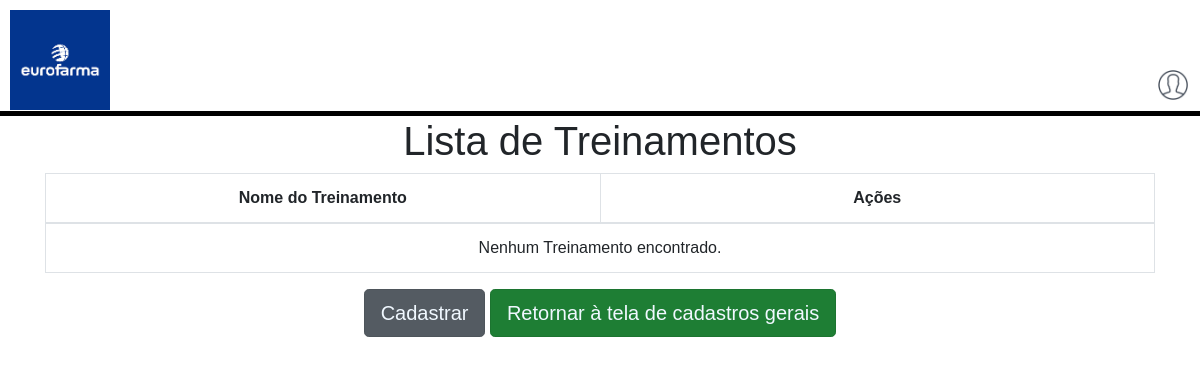
The page /listar_treinamento/ on the database as committed earlier.
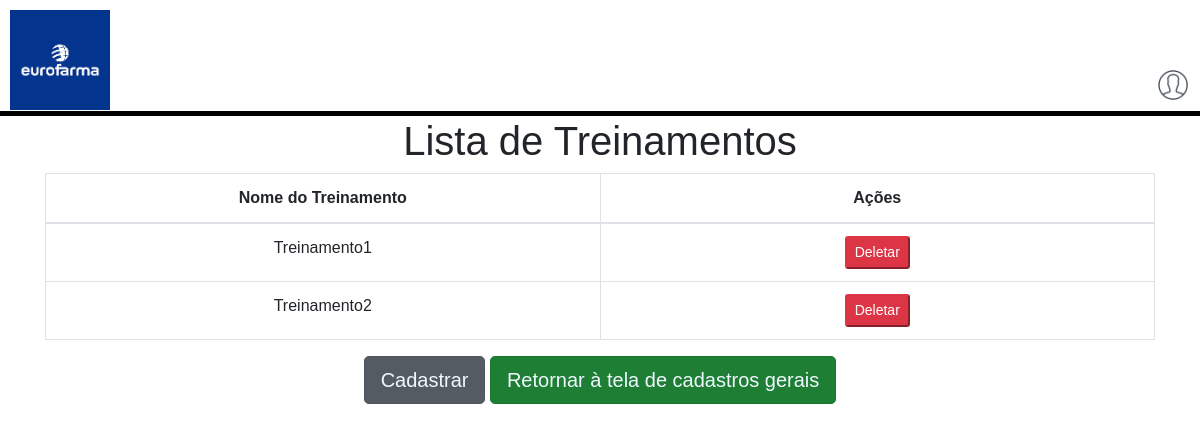
The same page on the database as committed later.
### core/models.py (models this page shows, shortened)
class Treinamentos(models.Model):
    nome_treinamento = models.CharField(max_length=255)
    setor = models.ForeignKey(Setores, on_delete=models.SET_NULL, null=True)

### core/views.py (the view)
# urls.py: path('listar_treinamento/', views.listar_treinamento, name='listar_treinamento'),
def listar_treinamento(request):
    treinamento = Treinamentos.objects.all()
    return render(request, 'core/listar_treinamento.html', {'treinamento': treinamento})

### core/templates/core/listar_treinamento.html (shortened to what this page needs)
<!DOCTYPE html>
<html lang="en">
<head>
    <link rel="stylesheet" href="https://stackpath.bootstrapcdn.com/bootstrap/4.1.3/css/bootstrap.min.css">
</head>
<body>
    <header>
        <div class="hdr">
            <div class="hdr_eur">
                <img class="eur" src="../../static/images/europahma.png" alt="">
            </div>
            <div class="hdr_lgn">
                <img class="icon" src="../../static/images/user.png" alt="">
            </div>
        </div>
    </header>
    <hr>
    <h1>Lista de Treinamentos</h1>
    <div class="container text-center ">
    <table class="table table-bordered">
        <thead>
            <tr>
                <th class="w-25">Nome do Treinamento</th>
                <th class="w-25">Ações</th>
            </tr>
        </thead>
        <tbody>
            {% for treinamento in treinamento %}
                <tr>
                    <td>{{ treinamento.nome_treinamento}}</td>
                    <td>
                        <form action="{% url 'deletar_treinamento' treinamento.id %}" method="post">
                            <button type="submit" class="btn-sm btn-danger">Deletar</button>
                        </form>
                    </td>
                </tr>
            {% empty %}
                <tr>
                    <td colspan="2">Nenhum Treinamento encontrado.</td>
                </tr>
            {% endfor %}
        </tbody>
    </table>
    <button class="btn btn-secondary btn-lg active   tst"><a href="{% url 'cadastrar_treinamento' %}">Cadastrar</a></button>
    <button class="btn btn-success btn-lg active tst"><a href="{% url 'cadastro_geral' %}">Retornar à tela de cadastros gerais</a></button>
</div>
</body>
</html>

Rows that differ between the two databases and show on the page:
added Treinamentos: nome_treinamento "Treinamento1"
added Treinamentos: nome_treinamento "Treinamento2"
Other text that changed with them:
text no longer shown: "Nenhum Treinamento encontrado."
